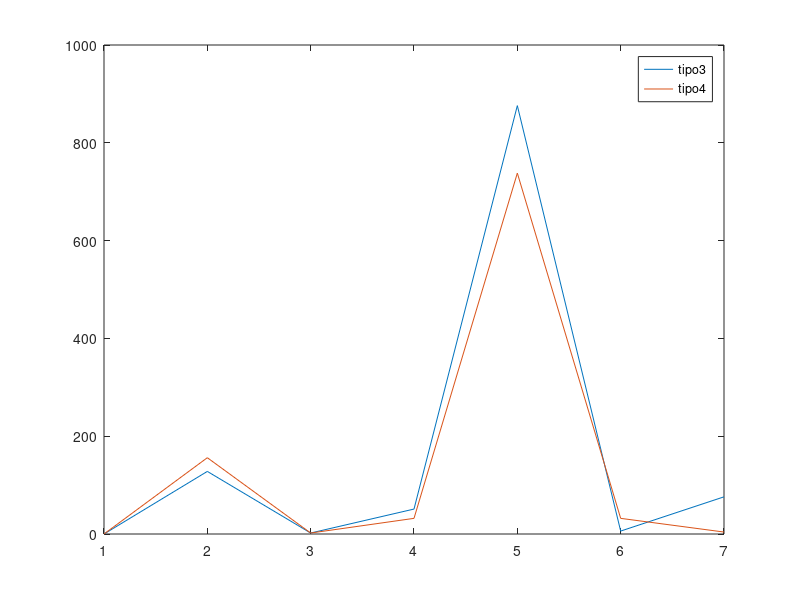

Write MATLAB code to recreate this figure.
x = [1:1:7]
t3 = [0,128,2,51,876,6,76]
t4 = [0,156,2,32,738,32,4]

plot(x, t3)
legend('tipo3')
hold all
plot(x, t4)
legend('tipo4')
hold all
legend('tipo3','tipo4')